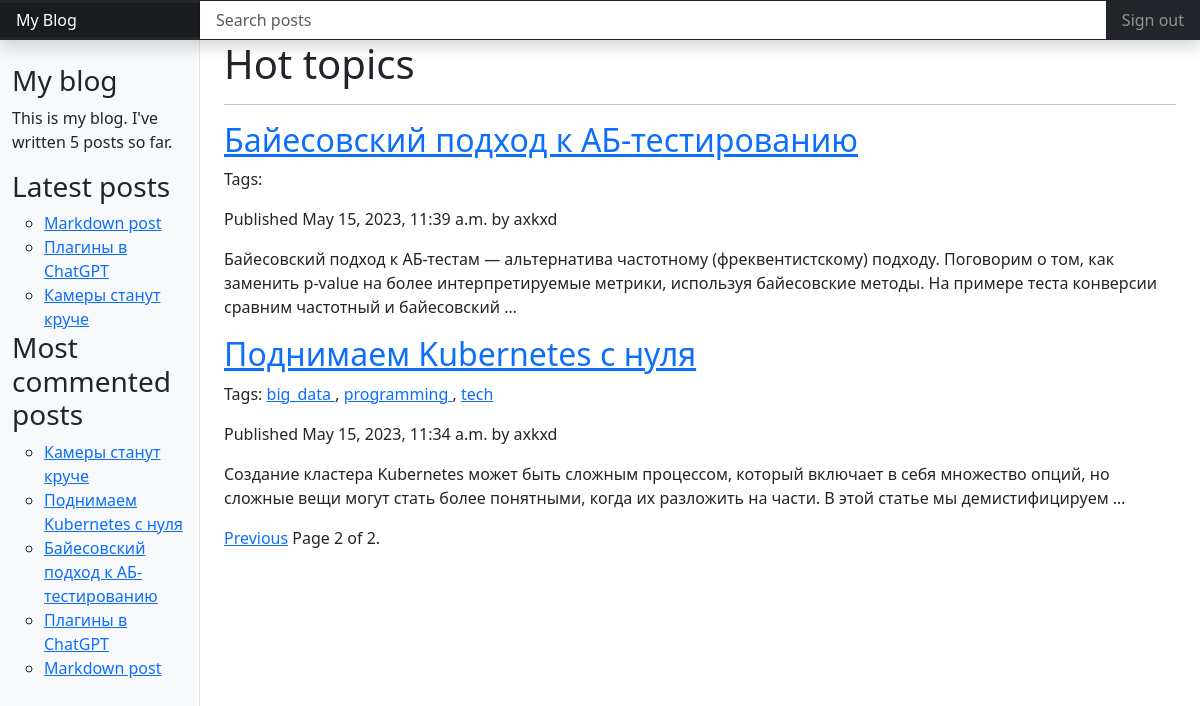
Screenshot of /blog/?page=2 with the database file from the repository.
### blog/models.py (models this page shows, shortened)
class Post(models.Model):
    STATUS_CHOICES = (
        ('draft', 'Draft'),
        ('published', 'Published'),
    )
    title = models.CharField(max_length=250)
    slug = models.SlugField(max_length=250, unique_for_date='publish')
    author = models.ForeignKey(User, on_delete=models.CASCADE, related_name='blog_posts')
    body = models.TextField()
    publish = models.DateTimeField(default=timezone.now)
    created = models.DateTimeField(auto_now_add=True)
    updated = models.DateTimeField(auto_now=True)
    status = models.CharField(max_length=10, choices=STATUS_CHOICES, default='draft')
    tags = TaggableManager()
    class Meta:
        ordering = ('-publish',)
    def get_absolute_url(self):
        return reverse('blog:post_detail',
                       args=[self.publish.year,
                             self.publish.strftime('%m'),
                             self.publish.strftime('%d'),
                             self.slug])

### blog/views.py (the view)
# urls.py: path('', PostListView.as_view(), name='post_list'),
class PostListView(View):
    def get(self, request, tag_slug=None):
        object_list = Post.objects.filter(status='published')
        tag = None
        if tag_slug:
            tag = get_object_or_404(Tag, slug=tag_slug)
            object_list = object_list.filter(tags__in=[tag])
        paginator = Paginator(object_list, 3)
        page = request.GET.get('page')
        try:
            posts = paginator.page(page)
        except PageNotAnInteger:
            posts = paginator.page(1)
        except EmptyPage:
            posts = paginator.page(paginator.num_pages)
        return render(request, 'blog/post/list.html', {'page': page, 'posts': posts, 'tag': tag})

### blog/templatetags/blog_tags.py (called while the page is built)
@register.simple_tag
def total_posts():
    return Post.objects.filter(status='published').count()

@register.inclusion_tag('blog/post/latest_posts.html')
def show_latest_posts(count=5):
    latest_posts = Post.objects.filter(status='published').order_by('-publish')[:count]
    return {'latest_posts': latest_posts}

@register.simple_tag
def get_most_commented_posts(count=5):
    return Post.objects.filter(status='published').annotate(total_comments=Count('comments')).order_by('-total_comments')[:count]

@register.filter(name='markdown')
def markdown_format(text):
    return mark_safe(markdown.markdown(text))

### blog/templates/blog/post/list.html (shortened to what this page needs)
{% extends "blog/base.html" %}
{% load blog_tags %}
{% block content %}
    <h1>Hot topics</h1>
    <hr>
    {% for post in posts %}
        <h2>
            <a href="{{ post.get_absolute_url }}">{{ post.title }}</a>
        </h2>
        <p class="tags">
            Tags:
            {% for tag in post.tags.all %}
                <a href="{% url 'blog:post_list_by_tag' tag.slug %}">
                    {{ tag.name }}
                </a>
                {% if not forloop.last %}, {% endif %}
            {% endfor %}
        </p>
        <p class="date">
            Published {{ post.publish }} by {{ post.author }}
        </p>
        {{ post.body|markdown|truncatewords:30 }}
    {% endfor %}
    {% include "pagination.html" with page=posts %}
{% endblock %}

### blog/templates/blog/base.html (shortened to what this page needs)
{% load blog_tags %}
<!DOCTYPE html>
<html lang="ru">
<head>
    <link rel="stylesheet" href="https://cdn.jsdelivr.net/npm/bootstrap@4.6.2/dist/css/bootstrap.min.css">
    {% load static %}
    <link rel="stylesheet" href="{% static 'css/blog.css' %}">
</head>
<body>
    <header class="navbar navbar-dark sticky-top bg-dark flex-md-nowrap p-0 shadow">
        <a class="navbar-brand col-md-3 col-lg-2 me-0 px-3 fs-6" href="#">My Blog</a>
        <input class="form-control form-control-dark w-100 rounded-0 border-0" type="text" placeholder="Search posts" aria-label="Search">
        <div class="navbar-nav">
            <div class="nav-item text-nowrap">
            <a class="nav-link px-3" href="#">Sign out</a>
            </div>
        </div>
    </header>
    <div class="container-fluid">
        <div class="row">
            <nav id="sidebarMenu" class="col-md-3 col-lg-2 d-md-block bg-body-tertiary sidebar collapse">
                <div class="position-sticky pt-3 sidebar-sticky">
                    <ul class="nav flex-column">
                        <h3>My blog</h3>
                        <p>This is my blog. I've written {% total_posts %} posts so far.</p>
                        <h3>Latest posts</h3>
                        {% show_latest_posts 3 %}
                        <h3>Most commented posts</h3>
                        {% get_most_commented_posts as most_commented_posts %}
                        <ul>
                            {% for post in most_commented_posts %}
                            <li>
                                <a href="{{ post.get_absolute_url }}">{{ post.title }}</a>
                            </li>
                            {% endfor %}
                        </ul>
                    </ul>
                </div>
            </nav>
        </div>
    </div>
    <main class="col-md-9 ms-sm-auto col-lg-10 px-md-4">
        {% block content %}
        {% endblock %}
    </main>
</body>
</html>

### blog/templates/blog/post/latest_posts.html
<ul>
    {% for post in latest_posts %}
    <li>
        <a href="{{ post.get_absolute_url }}">{{ post.title }}</a>
    </li>
    {% endfor %}
</ul>

### rows the page displays
Post: title "Markdown post"
Post: title "Плагины в ChatGPT"
Post: title "Камеры станут круче"
Post: title "Поднимаем Kubernetes с нуля", publish "May 15, 2023, 11:34 a.m.", author "axkxd", body "Создание кластера Kubernetes может быть сложным процессом, который включает в себя множество опций, но сложные вещи могут стать более понятными, когда их разложить на части. В этой статье мы демистифицируем …"
Post: title "Байесовский подход к АБ-тестированию", publish "May 15, 2023, 11:39 a.m.", author "axkxd", body "Байесовский подход к АБ-тестам — альтернатива частотному (фреквентистскому) подходу. Поговорим о том, как заменить p-value на более интерпретируемые метрики, используя байесовские методы. На примере теста конверсии сравним частотный и байесовский …"
Tag: name "big_data"
Tag: name "programming"
Tag: name "tech"

### other values shown
{{ page.number }} "2"
{{ page.paginator.num_pages }} "2"
